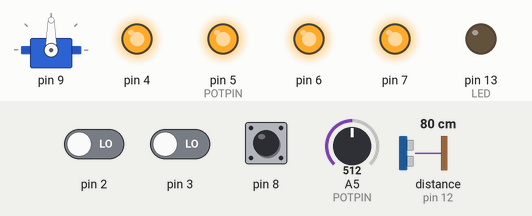
Bench run of a sketch on a simulated Arduino Uno, built with avr-gcc and run on an emulated ATmega328P. On the bench: servo, output pins drawn as LEDs (lit = HIGH). The test bench sets the inputs (shaded band); at power-on: distance to the obstacle (sensor on pin 12) 80 cm, pin 2 LOW, A5 (POTPIN) = 512, pin 8 LOW, pin 3 LOW. The echo pulse lasts 58.3 µs per cm; what the sketch prints to the serial monitor is not drawn.

Above: at 1.2 s.
1.3 s: distance to the obstacle (sensor on pin 12) set to 55 cm
2.8 s: distance to the obstacle (sensor on pin 12) set to 45 cm
At 3.23 s:
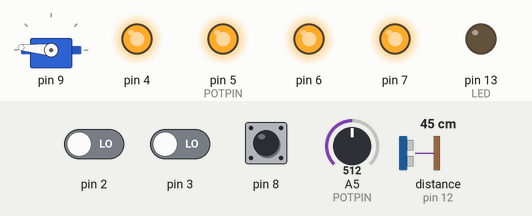
At 4.0 s:
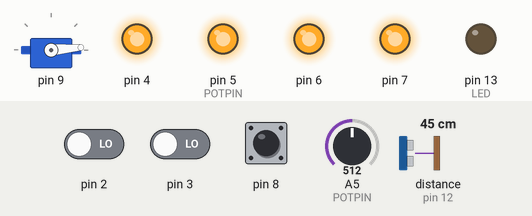
5.8 s: pin 2 driven HIGH
8.8 s: A5 (POTPIN) set to 99
11.8 s: A5 (POTPIN) set to 81
At 12.3 s:
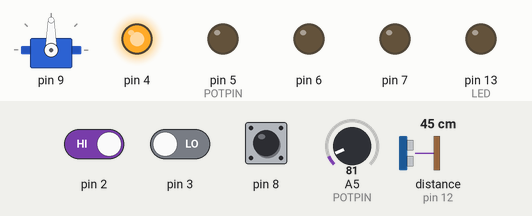
13.3 s: pin 8 pulsed HIGH 5 times (0.12 s each, 0.3 s apart)
At 16.1 s:
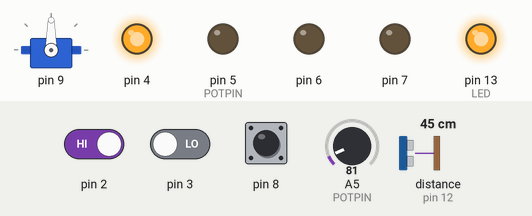
Timing chart, 0 to 17.3 s (numbered marks = the images above; inputs shaded):
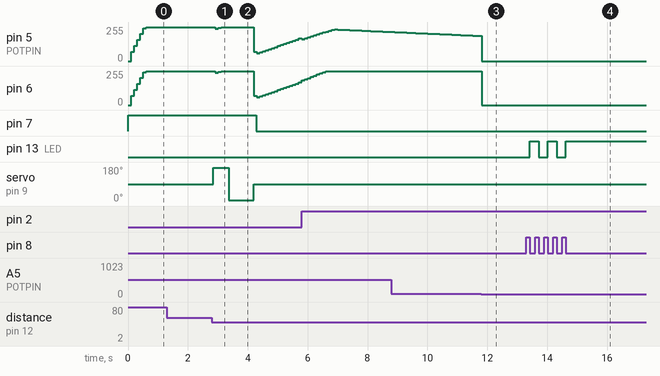

The sketch:

Arduino_Robot.ino
```cpp
/* Name:			Christiaan Reurslag
*  Date:			7 August 2018
*  Description:		Program to control a robot using an Arduino Uno
*  Connections:		D2: Encoder left
					D3: Encoder right
					D4: Direction left
					D5: Speed left
					D6: Speed right
					D7: Direction right
					D8: Button for oscilloscope (with 10k pull down resistor)
					D9: Servo motor (for stability place 100 uF capacitor over Vss and ground)
					D11: Triggerpin sonar sensor
					D12: Echopin sonar sensor
					D13: Led for oscilloscope(build in Arduino Uno)
					A5: Potentiometer to set speed
* Functionality:	Drive constant speed, drive certain distance, avoid abstacles, speed can be adjusted using a potentiometer
*/

#include "Robot.h"

Robot robot;

void setup() {
	robot.initialize();
	attachInterrupt(digitalPinToInterrupt(2), handleLeftEncoderWrapper, CHANGE);
	attachInterrupt(digitalPinToInterrupt(3), handleRightEncoderWrapper, CHANGE);
}

void loop() {
	robot.run();
}

void handleLeftEncoderWrapper()
{
	static Encoder* _EncoderL = robot.getPointerToMotorL()->getPointerToEncoder();
	_EncoderL->updateEncoder();
}

void handleRightEncoderWrapper()
{
	static Encoder* _EncoderR = robot.getPointerToMotorR()->getPointerToEncoder();
	_EncoderR->updateEncoder();
}
```

Button.cpp
```cpp
//
//
//

#include "Button.h"

Button::Button(int pin)
	: pin(pin), prevState(false), timePressed(0)
{
	pinMode(pin, INPUT);
}

Button::buttonResult Button::input()
{
	state = (digitalRead(pin) == HIGH);
	if (state == prevState)
	{
		if (state) { return unchangedPressed; }
		else { return unchangedNotPressed; }
	}
	else
	{
		prevState = state;
		if (state) {
			timePressed = millis();
			return changedPressed;
		}
		else {
			unsigned long timeReleased = millis();
			if (timeReleased - timePressed > TIMELONGPRESS) //long press?
			{
				return longPressed;
			}
			else if (timeReleased - timePressed > TIMESHORTPRESS) //short press?
			{
				return shortPressed;
			}
			else
			{
				return debounce;
			}
		}
	}
}
```

Button.h
```cpp
// Button.h

#ifndef BUTTON_H
#define BUTTON_H
#include "Arduino.h"

#define TIMESHORTPRESS 5
#define TIMELONGPRESS 1000

class Button
{
private:
	int pin;
	bool state;
	bool prevState;
	unsigned long timePressed;
public:
	enum buttonResult { unchangedPressed, unchangedNotPressed, changedPressed, shortPressed, longPressed, debounce };
	Button(int pin);

	buttonResult input();
};

#endif
```

CollisionAvoidance.cpp
```cpp
//
//
//

#include "CollisionAvoidance.h"

CollisionAvoidance::CollisionAvoidance(int trigPin, int echoPin, int maxDistance, Propulsion* propulsion)
	: sonar(trigPin, echoPin, maxDistance), flagVeryClose(false), flagClose(false), propulsion(propulsion), timer(FREQ)
{//trigPin and echoPin can be the same
}

void CollisionAvoidance::run()
{
	if (flagVeryClose || flagClose)
	{
		avoidObstical();
	}
	else
	{
		unsigned int distance = sonar.ping_cm();
		if (distance <= VeryClose && distance != 0)
		{
			flagVeryClose = true;
		}
		else if (distance <= Close && distance != 0)
		{
			flagClose = true;
		}
		else
		{
			propulsion->setForwards();
		}
	}
}

void CollisionAvoidance::avoidObstical()
{
	static int distanceL;
	static int distanceR;
	switch (propulsion->getProgress()) {
	case 0:
		propulsion->setAllowSpeedControl(false);
		propulsion->setSpeed(2);
		servo.write(175);
		timer.setTimer(500);
		propulsion->incrementProgress();
		break;
	case 1:
		if (timer.fire())
		{
			distanceR = sonar.ping_cm();
			servo.write(5);
			timer.setTimer(800);
			propulsion->incrementProgress();
		}
		break;
	case 2:
		if (timer.fire())
		{
			distanceL = sonar.ping_cm();
			servo.write(90);
			propulsion->reset();
			timer.setTimer(800);
			propulsion->incrementProgress();
		}
		break;
	case 3:
		if (flagVeryClose)
		{
			propulsion->setBackwards(40);
		}
		else
		{
			propulsion->incrementProgress();
		}
		break;
	case 4:
		if (distanceL >= distanceR && distanceR != 0)
		{
			//turn 120 degrees to left
			propulsion->setLeftRotation(18);
		}
		else
		{
			propulsion->setRightRotation(18);
		}
		break;
	case 5:
		timer.setTimer(800);
		propulsion->incrementProgress();
		break;
	default:
		if (timer.fire())
		{
			propulsion->setProgress(0);
			propulsion->setForwards();
			flagVeryClose = false;
			flagClose = false;
		}
	}
}

void CollisionAvoidance::initialize(int servoPin)
{ // Can't use attach inside constructor
	servo.attach(servoPin);
	servo.write(90);
}
```

CollisionAvoidance.h
```cpp
// CollisionAvoidance.h

#ifndef COLLISIONAVOIDANCE_H
#define COLLISIONAVOIDANCE_H
#include "Arduino.h"
#include <Servo.h>
#include <NewPing.h>
#include "Propulsion.h"
#include "Timer.h"

#define VeryClose 25
#define Close 50
#define FREQ  1000

class CollisionAvoidance
{
private:
	 Servo servo;
	 NewPing sonar;
	 bool flagVeryClose;
	 bool flagClose;
	 Propulsion* propulsion;
	 Timer timer;
public:
	CollisionAvoidance(int trigPin, int echoPin, int maxDistance, Propulsion* propulsion);

	void run();

	void initialize(int servoPin);

	void avoidObstical();
};

#endif
```

Encoder.cpp
```cpp
//
//
//

#include "Encoder.h"

Encoder::Encoder(int encoderPin)
	: encoderPin(encoderPin), encoderTicks(0), prevEncoderTicks(0)
{
	pinMode(encoderPin, INPUT);
}

void Encoder::updateEncoder()
{
	encoderTicks++;
}

int Encoder::calcSpeed()
{
	speed = int(encoderTicks - prevEncoderTicks);
	prevEncoderTicks = encoderTicks;
	return speed;
}

int Encoder::getSpeed()
{
	return speed;
}

Encoder* Encoder::getPointer()
{
	return this;
}

void Encoder::reset()
{
	encoderTicks = 0;
	prevEncoderTicks = 0;

	//speed = 0;///NOT SURE ABOUT THIS
	//Maybe reset also the speed
}

long Encoder::getEncoderTicks()
{
	return encoderTicks;
}

long Encoder::getPrevEncoderTicks()
{
	return prevEncoderTicks;
}
```

Encoder.h
```cpp
// Encoder.h

#ifndef ENCODER_H
#define ENCODER_H
#include "Arduino.h"

class Encoder
{
private:
	int encoderPin;
	long encoderTicks;
	long prevEncoderTicks;
	int speed;
public:
	Encoder(int encoderPin);
	void updateEncoder();
	int calcSpeed();
	int getSpeed();
	void reset();
	long getEncoderTicks();
	long getPrevEncoderTicks();
	Encoder* getPointer();
};
#endif
```

Motor.cpp
```cpp
//
//
//

#include "Motor.h"

Motor::Motor(int directionPin, int enablePin, int encoderPin, float Kp, float Kd)
	: directionPin(directionPin), enablePin(enablePin), PWM_val(0), mDirection(true), encoder(encoderPin), speedController(Kp, Kd)
{
	pinMode(this->directionPin, OUTPUT);
	pinMode(this->enablePin, OUTPUT);
	analogWrite(this->enablePin, PWM_val);
	setDirection(mDirection);
}

void Motor::setDirection(bool direction)
{
	mDirection = direction;
	digitalWrite(directionPin, mDirection);
}

void Motor::setSpeed(int speed)
{
	this->speed = speed;
}

void Motor::setDistance(int distance)
{
	this->distance = distance;
}

Motor* Motor::getPointer()
{
	return this;
}

void Motor::setPWM_val(int PWM_val)
{
	this->PWM_val = constrain(PWM_val,0,255);
	analogWrite(enablePin, this->PWM_val);
}

void Motor::driveConstantSpeed(int speed)
{
	this->speed = speed;
	setPWM_val(speedController.calcPidTerm(speed, encoder.calcSpeed()));
}

int Motor::calcPWM_val()
{
	return speedController.calcPidTerm(speed, encoder.calcSpeed());
}

int Motor::getSpeed()
{
	return speed;
}

Encoder* Motor::getPointerToEncoder()
{
	return encoder.getPointer();
}

int Motor::getPWM_val()
{
	return PWM_val;
}

int Motor::getDistance()
{
	return distance;
}

void Motor::reset()
{
	encoder.reset();
	speedController.reset();
	setPWM_val(0);
	speed = 0;
}
```

Motor.h
```cpp
// Motor.h

#ifndef MOTOR_H
#define MOTOR_H
#include "Arduino.h"
#include "Encoder.h"
#include "SpeedController.h"

class Motor
{
private:
	int directionPin;
	int enablePin;
	Encoder encoder;
	SpeedController speedController;
	bool mDirection;  //True is forwards, false is backwards
	int speed;   //Desired speed of the motor
	int distance;
	int PWM_val;  //PWM value
public:
	//enum for direction??
	Motor(int directionPin, int enablePin, int encoderPin, float Kp, float Kd);

	void setDirection(bool direction); //true is forwards, false is backwards

	void setSpeed(int speed);

	void setDistance(int distance);

	Motor* getPointer();

	void setPWM_val(int PWM_val);

	void driveConstantSpeed(int speed_req);

	int calcPWM_val();

	int getSpeed();

	Encoder* getPointerToEncoder();

	int getPWM_val();

	int getDistance();

	void reset();
};

#endif
```

Oscilloscope.cpp
```cpp
//
//
//

#include "Oscilloscope.h"

Oscilloscope::Oscilloscope(int buttonPin)
	: sampling_on(false), timeOffset_go(false), timeOffSet(0), button(buttonPin)
{
	pinMode(LED, OUTPUT);
	digitalWrite(LED, sampling_on);
}

void Oscilloscope::initializeSerial()
{
	Serial.begin(BAUDRATE);
}

void Oscilloscope::checkButton()
{
	switch (button.input()) {
		case Button::longPressed:
		{//Stop Sampling and MATLAB script
			Serial.write(stop_message, 2);
			sampling_on = false;
			digitalWrite(LED, sampling_on);
		}
		break;
		case Button::shortPressed:
		{
			if (sampling_on)
			{ //Stop sampling
				Serial.write(pause_message, 2);
				sampling_on = false;
				digitalWrite(LED, sampling_on);
			}
			else
			{ //Start sampling
				timeOffset_go = true;
				Serial.write(start_message, 2);
				sampling_on = !sampling_on;
				digitalWrite(LED, sampling_on);
			}
		}
		break;
	}
}

void Oscilloscope::setTime()
{
	Time = millis(); //Time when sample was taken
	if (timeOffset_go) //First sample?
	{ //Yes, save time offset
		timeOffSet = Time;
		timeOffset_go = false;
	}
	Time = Time - timeOffSet; //Remove time offset
}

void Oscilloscope::setSensorReading(int channel, int value)
{
	SensorReading[channel] = value;
}

void Oscilloscope::sendData()
{
	for (int i = 0; i < NCHANNELS; i++)
	{
		byte SensorReading_byte[2] = { SensorReading[i], SensorReading[i] >> 8 };
		Serial.write(SensorReading_byte, 2); //Send sensor value to pc
	}
	byte Time_byte[4] = { Time, Time >> 8, Time >> 16, Time >> 24 };
	Serial.write(Time_byte, 4); //Send time to pc
}

bool Oscilloscope::getSampling_on()
{
	return sampling_on;
}
```

Oscilloscope.h
```cpp
// Oscilloscope.h

#ifndef OSCILLOSCOPE_H
#define OSCILLOSCOPE_H
#include "Arduino.h"
#include "Button.h"

#define NCHANNELS 7
#define BAUDRATE 115200
#define LED 13

class Oscilloscope
{
private:
	bool sampling_on;  //True when sampling is on
	bool timeOffset_go; //First timestamp is used to remove time offset
	unsigned long Time;
	unsigned long timeOffSet; //Time offset (Time = millis() - timeOffset)
	Button button;
	int SensorReading[NCHANNELS];
	const byte stop_message[2] = { 255, 253 };
	const byte pause_message[2] = { 255, 254 };
	const byte start_message[2] = { 255, 255 };
public:
	Oscilloscope(int buttonPin);

	void initializeSerial();

	void checkButton();

	void setTime();

	void setSensorReading(int channel, int value);

	void sendData();

	bool getSampling_on();
};

#endif
```

Propulsion.cpp
```cpp
//
//
//

#include "Propulsion.h"

Propulsion::Propulsion()
	:motorL(4, 5, 2, 4.0, 2.5), motorR(7, 6, 3, 4.0, 2.5), sumError(0), progress(0), allowSpeedControll(true)
{
}

void Propulsion::setForwards(int distance = 0)
{
	motorL.setDirection(true);
	motorR.setDirection(true);
	motorL.setDistance(distance); // distance = 0 corresponds to infinity, distance in #pulses
	motorR.setDistance(distance);
}

void Propulsion::setBackwards(int distance = 0)
{
	motorL.setDirection(false);
	motorR.setDirection(false);
	motorL.setDistance(distance); // distance = 0 corresponds to infinity, distance in #pulses
	motorR.setDistance(distance);
}

void Propulsion::setSpeed(int speed)
{
	motorL.setSpeed(speed);
	motorR.setSpeed(speed);
}

void Propulsion::setAllowSpeedControl(bool allowSpeedControll)
{
	this->allowSpeedControll = allowSpeedControll;
}

bool Propulsion::getAllowSpeedControll()
{
	return allowSpeedControll;
}

bool Propulsion::drive()
{
	bool resultL = false;
	bool resultR = false;

	if (motorL.getSpeed() == 0 && motorR.getSpeed() == 0)
	{
		reset();
		return false;
	}

	if (motorL.getDistance() - int(motorL.getPointerToEncoder()->getEncoderTicks()) <=
		min(140, motorL.getSpeed() * 15) && motorL.getDistance() != 0)
	{
		if (motorL.getDistance() - int(motorL.getPointerToEncoder()->getEncoderTicks()) <= 0)
		{
			motorL.setSpeed(0);
			resultL = true;
		}
		else
		{
			motorL.setSpeed(2);
		}
	}

	if (motorR.getDistance() - int(motorR.getPointerToEncoder()->getEncoderTicks()) <=
		min(140, motorR.getSpeed() * 15) && motorR.getDistance() != 0)
	{
		if (motorR.getDistance() - int(motorR.getPointerToEncoder()->getEncoderTicks()) <= 0)
		{
			motorR.setSpeed(0);
			resultR = true;
		}
		else
		{
			motorR.setSpeed(2);
		}
	}

	int PWML = motorL.calcPWM_val();
	int PWMR = motorR.calcPWM_val();

	int error = int(motorL.getPointerToEncoder()->getEncoderTicks() -
		motorR.getPointerToEncoder()->getEncoderTicks());
	sumError = sumError + error;
	int prevError = int(motorL.getPointerToEncoder()->getPrevEncoderTicks() -
		motorR.getPointerToEncoder()->getPrevEncoderTicks());
	int boost = (KP * error) + (KD * (error - prevError))
		+ (KI * sumError);
	PWML = PWML - boost;
	PWMR = PWMR + boost;

	motorL.setPWM_val(PWML);
	motorR.setPWM_val(PWMR);
	return resultL && resultR;
}

void Propulsion::setLeftRotation(int distance)
{
	motorL.setDirection(true);
	motorR.setDirection(false);
	motorL.setDistance(distance); // distance = 0 corresponds to infinity, distance in #pulses
	motorR.setDistance(distance);
}

void Propulsion::setRightRotation(int distance)
{
	motorL.setDirection(false);
	motorR.setDirection(true);
	motorL.setDistance(distance); // distance = 0 corresponds to infinity, distance in #pulses
	motorR.setDistance(distance);
}

Motor* Propulsion::getPointerToMotorL()
{
	return motorL.getPointer();
}

Motor* Propulsion::getPointerToMotorR()
{
	return motorR.getPointer();
}

void Propulsion::resetSumError()
{
	sumError = 0;
}

void Propulsion::reset()
{
	getPointerToMotorL()->reset();
	getPointerToMotorR()->reset();
	sumError = 0;
	allowSpeedControll = true;
}

void Propulsion::stopMotors()
{
	motorL.setPWM_val(0);
	motorR.setPWM_val(0);
	//Not finished
}

void Propulsion::setProgress(int progress)
{
	this->progress = progress;
}

int Propulsion::getProgress()
{
	return progress;
}

void Propulsion::incrementProgress()
{
	progress++;
}
```

Propulsion.h
```cpp
// Propulsion.h

#ifndef PROPULSION_H
#define PROPULSION_H
#include "Arduino.h"
#include "Motor.h"

#define KP 6
#define KD 5
#define KI 1

class Propulsion
{
private:
	Motor motorL;
	Motor motorR;
	int sumError;
	int progress;
	bool allowSpeedControll;
public:
	enum driveOptions { Forwards, Backwards };
	Propulsion();
	bool drive();
	void setForwards(int distance = 0);
	void setBackwards(int distance = 0);
	void setLeftRotation(int distance);
	void setRightRotation(int distance);
	Motor* getPointerToMotorL();
	Motor* getPointerToMotorR();
	void setSpeed(int speed);
	void setAllowSpeedControl(bool allowSpeedControll);
	bool getAllowSpeedControll();
	void resetSumError();
	void reset();
	void stopMotors();
	void setProgress(int progress);
	int getProgress();
	void incrementProgress();
};

#endif
```

Robot.cpp
```cpp
//
//
//

#include "Robot.h"

Robot::Robot()
	:timerDrive(1000 / DRIVEFREQ), oscilloscope(8), collisionAvoidance(11, 12, 145, &propulsion),
	timerScoop(1000/SCOOPFREQ), timerACS(1000/ACSFREQ)
{
}

void Robot::run()
{
	oscilloscope.checkButton();

	if (timerACS.fire())
	{
		collisionAvoidance.run();
		/*
		if (progress == 0)
		{
			propulsion.setForwards(540);
		}
		else if (progress == 1)
		{
			propulsion.setBackwards(540);
		}
		else if (progress == 2)
		{
			propulsion.setLeftRotation(100);
		}
		else if (progress == 3)
		{
			propulsion.setRightRotation(100);
		}
		else
		{
			delay(500);
		}
		*/
	}

	if (timerDrive.fire())
	{
		int motorSpeed = analogRead(POTPIN) / 45;
		if (motorSpeed <= 1)
		{
			propulsion.reset();
			//propulsion.setProgress(0);
		}
		else if (propulsion.getAllowSpeedControll())
		{
			propulsion.setSpeed(motorSpeed);
		}

		if (propulsion.drive())
		{
			propulsion.incrementProgress();
			propulsion.reset();
		}
	}

	if (oscilloscope.getSampling_on() && timerScoop.fire())
	{
		noInterrupts();
		oscilloscope.setSensorReading(0, int(propulsion.getPointerToMotorL()->getPointerToEncoder()->getEncoderTicks()));
		oscilloscope.setSensorReading(1, int(propulsion.getPointerToMotorR()->getPointerToEncoder()->getEncoderTicks()));
		oscilloscope.setSensorReading(2, propulsion.getPointerToMotorL()->getPWM_val());
		oscilloscope.setSensorReading(3, propulsion.getPointerToMotorR()->getPWM_val());
		oscilloscope.setSensorReading(4, propulsion.getProgress());
		oscilloscope.setSensorReading(5, propulsion.getPointerToMotorL()->getPointerToEncoder()->getSpeed());
		oscilloscope.setSensorReading(6, propulsion.getPointerToMotorR()->getPointerToEncoder()->getSpeed());
		oscilloscope.setTime();
		interrupts();
		oscilloscope.sendData();
	}
}

void Robot::initialize()
{
	oscilloscope.initializeSerial();
	collisionAvoidance.initialize(9);
}

Motor* Robot::getPointerToMotorL()
{
	return propulsion.getPointerToMotorL();
}

Motor* Robot::getPointerToMotorR()
{
	return propulsion.getPointerToMotorR();
}
```

Robot.h
```cpp
// Robot.h

#ifndef ROBOT_H
#define ROBOT_H
#include "Arduino.h"
#include "Timer.h"
#include "Propulsion.h"
#include "Oscilloscope.h"
#include "CollisionAvoidance.h"

#define POTPIN 5  //Pin where potentiometer is connected to
#define DRIVEFREQ 10  //Frequency of main loop
#define SCOOPFREQ 250
#define ACSFREQ 25

class Robot
{
private:
	Timer timerDrive;
	Timer timerScoop;
	Timer timerACS;
	Oscilloscope oscilloscope;
	Propulsion propulsion;
	CollisionAvoidance collisionAvoidance;
public:
	Robot();
	void run();
	void initialize();
	Motor* getPointerToMotorL();
	Motor* getPointerToMotorR();
};

#endif
```

SpeedController.cpp
```cpp
//
//
//

#include "SpeedController.h"

SpeedController::SpeedController(float Kp, float Kd)
	: Kp(Kp), Kd(Kd), prevError(0), prevOutput(0)
{
}

int SpeedController::calcPidTerm(int setPoint, int curValue)
{
	if (setPoint <= 1)
	{
		reset();
		return 0;
	}
	else
	{
		int error = abs(setPoint) - abs(curValue);
		float pidTerm = (Kp * error) + (Kd * (error - prevError));
		prevError = error;
		int output = constrain(prevOutput + int(pidTerm), 0, 255);
		prevOutput = output;
		return output;
	}
}

void SpeedController::reset()
{
	prevOutput = 0;
	prevError = 0;
}
```

SpeedController.h
```cpp
// SpeedController.h

#ifndef SPEEDCONTROLLER_H
#define SPEEDCONTROLLER_H
#include "Arduino.h"

class SpeedController
{
private:
	float Kp;
	float Kd;
	float prevError;
	int prevOutput;
public:
	SpeedController(float Kp, float Kd);
	int calcPidTerm(int setPoint, int curValue);
	void reset();
};


#endif
```

Source omitted: Timer.cpp (449 bytes), Timer.h (258 bytes)

Measured:
- the behaviour switches between 50 and 49 cm on distance to the obstacle (sensor on pin 12) (found by bisection; images 0 and 1)
- the behaviour switches between 90 and 89 on A5 (POTPIN) (found by bisection; images 2 and 3)
- after the input at 1.3 s, every drawn part: stays the same
- after the input at 2.8 s, pin 5 (POTPIN), pin 6: 255/255 → 241/255 after 0.11 s, → 249/255 0.10 s later, → 255/255 0.10 s later, → 71/255 1.1 s later, … (19 changes in this stretch); pin 7: HIGH → LOW after 1.5 s; servo on pin 9: 90° → 175° at once, → 5° 0.52 s later, → 90° 0.84 s later
- after the input at 11.8 s, pin 6: 255/255 → 0/255 at once
- after the input at 13.3 s, pin 13 (LED): alternates HIGH for 0.30 s and LOW for 0.30 s, 5 changes in all, then stays HIGH, starting after 0.12 s
